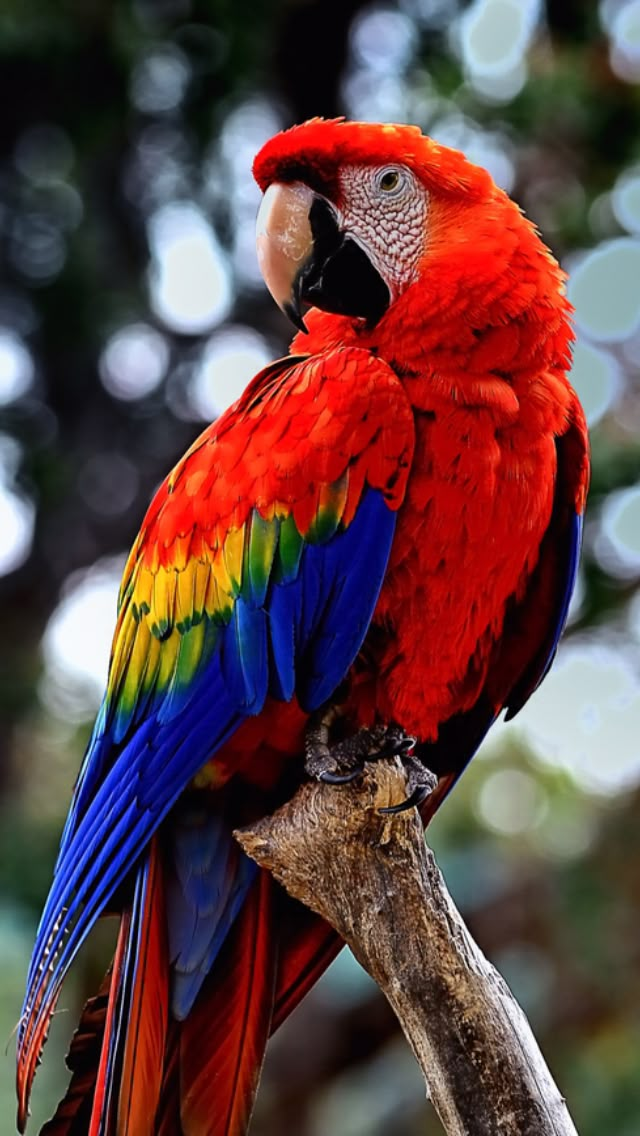
#> input picture parrot.jpeg, 640 x 1136 px
$ jupyter execute lab3.ipynb
#> lines starting #> are read from the running program, lines starting #| are printed output that depends on the picture
[cell 1]
import cv2
import matplotlib.pyplot as plt
import numpy as np

img=cv2.imread("parrot.jpeg")
#> img is the input picture: shape (1136, 640, 3); mean B, G, R 65.7, 65.4, 97.1
img=cv2.cvtColor(img,cv2.COLOR_BGR2RGB)

def resize(img,width,height):
#> called with width = 200, height = 200
    src_h,src_w=img.shape[:2]
#> src_h = 1136; src_w = 640
    dst=np.zeros((height,width,3),dtype=np.uint8)
    for i in range(height):
        for j in range(width):
            x=int(j*src_w/width)
            y=int(i*src_h/height)
            dst[i,j]=img[y,x]
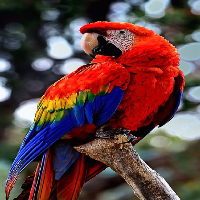
#> dst: shape (200, 200, 3); mean R, G, B 96.9, 65.2, 65.6
    return dst

def rotate_90(img):
    h,w=img.shape[:2]
#> h = 1136; w = 640
    rotate=np.zeros((w,h,3),dtype=np.uint8)
    for i in range(h):
        for j in range(w):
            rotate[j,h-1-i]=img[i,j]
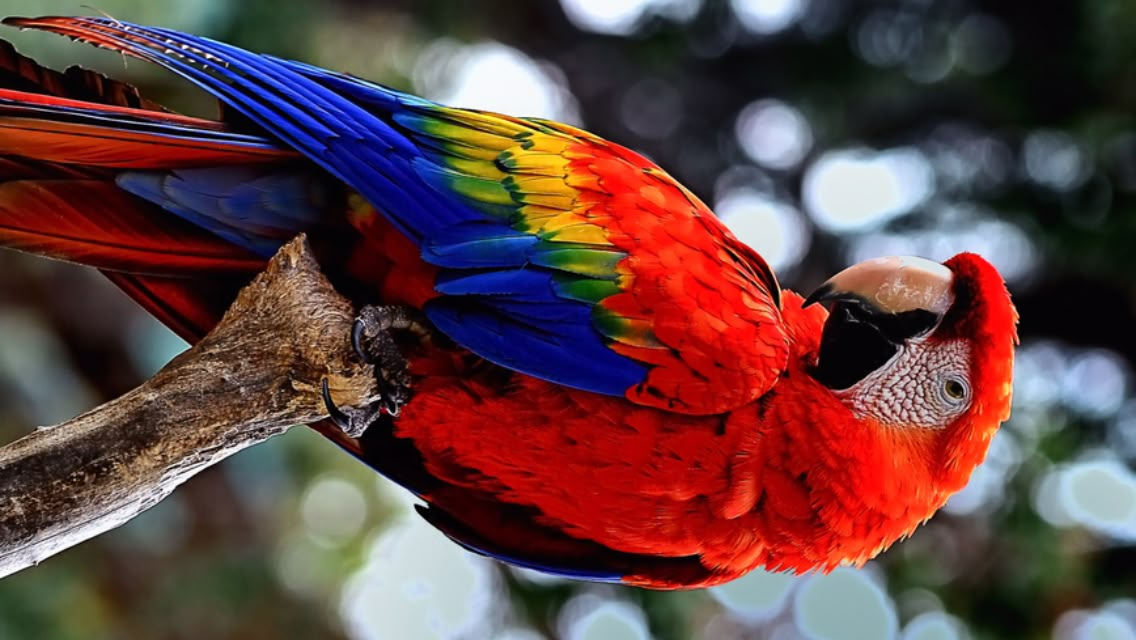
#> rotate: shape (640, 1136, 3); mean R, G, B 97.1, 65.4, 65.7
    return rotate

def rotate_90_cc(img):
    h,w=img.shape[:2]
#> h = 1136; w = 640
    rotate=np.zeros((w,h,3),dtype=np.uint8)
    for i in range(h):
        for j in range(w):
            rotate[w-1-j,i]=img[i,j]
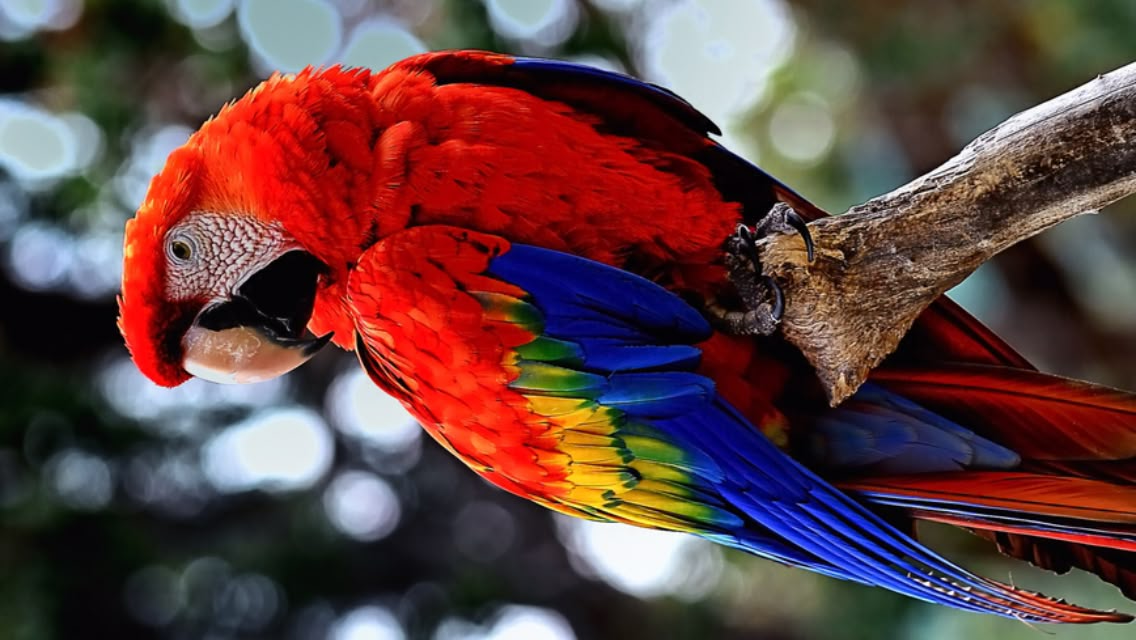
#> rotate: shape (640, 1136, 3); mean R, G, B 97.1, 65.4, 65.7
    return rotate

def rotate_180(img):
    h,w=img.shape[:2]
#> h = 1136; w = 640
    rotate=np.zeros((h,w,3),dtype=np.uint8)
    for i in range(h):
        for j in range(w):
            rotate[h-1-i,w-1-j]=img[i,j]
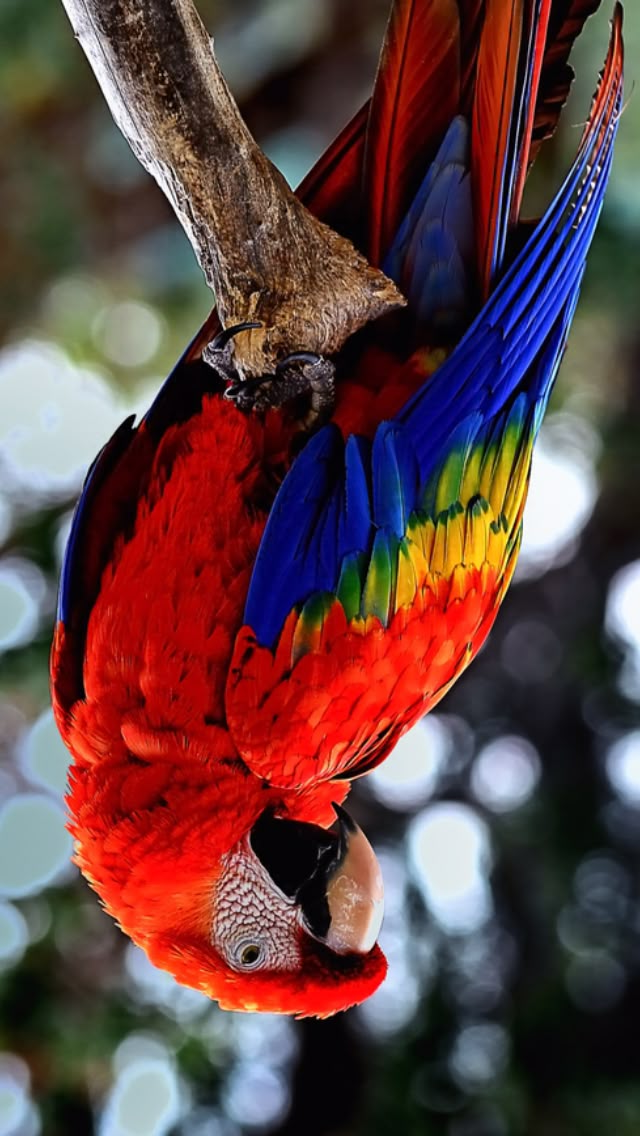
#> rotate: shape (1136, 640, 3); mean R, G, B 97.1, 65.4, 65.7
    return rotate

def hori_flip(img):
    h,w=img.shape[:2]
#> h = 1136; w = 640
    flip=np.zeros_like(img)
    for i in range(h):
        for j in range(w):
            flip[i,w-1-j]=img[i,j]
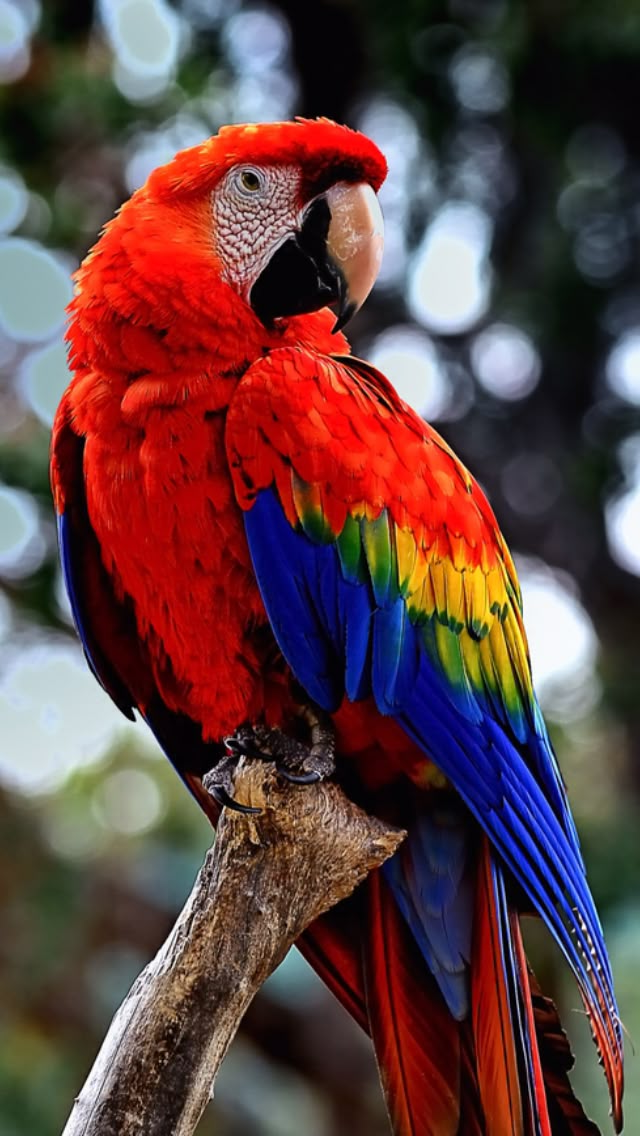
#> flip: shape (1136, 640, 3); mean R, G, B 97.1, 65.4, 65.7
    return flip

def vert_flip(img):
    h,w=img.shape[:2]
#> h = 1136; w = 640
    flip=np.zeros_like(img)
    for i in range(h):
        for j in range(w):
            flip[h-1-i,j]=img[i,j]
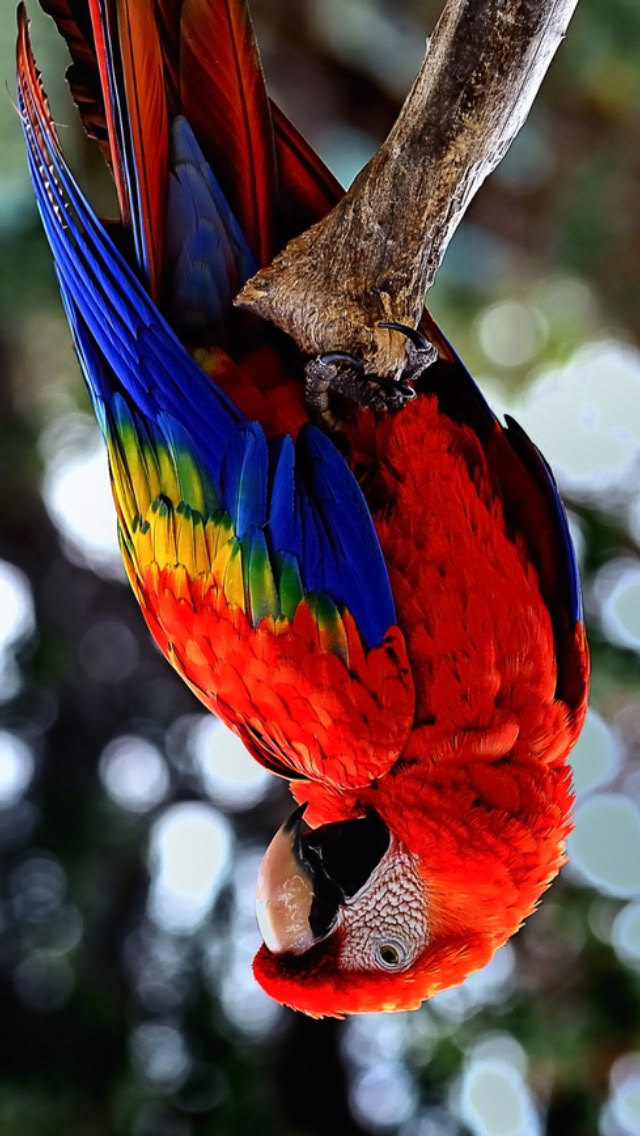
#> flip: shape (1136, 640, 3); mean R, G, B 97.1, 65.4, 65.7
    return flip

resize=resize(img,200,200)
rotate_90=rotate_90(img)
rotate_90_cc=rotate_90_cc(img)
rotate_180=rotate_180(img)
hori_flip=hori_flip(img)
vert_flip=vert_flip(img)

plt.figure(figsize=(12,6))

plt.subplot(331)
plt.imshow(img)
plt.title("Original Image")
plt.axis('off')

plt.subplot(332)
plt.imshow(resize)
plt.title("Original Image")
plt.axis('off')

plt.subplot(333)
plt.imshow(rotate_90)
plt.title("Original Image")
plt.axis('off')

plt.subplot(334)
plt.imshow(rotate_90_cc)
plt.title("Original Image")
plt.axis('off')

plt.subplot(335)
plt.imshow(rotate_180)
plt.title("Original Image")
plt.axis('off')

plt.subplot(336)
plt.imshow(hori_flip)
plt.title("Original Image")
plt.axis('off')

plt.subplot(337)
plt.imshow(vert_flip)
plt.title("Original Image")
plt.axis('off')

plt.tight_layout()
plt.show()

[cell 2]
crop = img[50:500, 50:500]
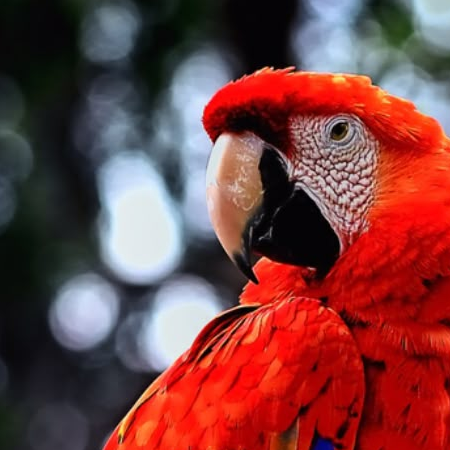
#> crop: shape (450, 450, 3); mean R, G, B 120.2, 63.8, 63.9
plt.imshow(crop)

[cell 3]
h,w=img.shape[:2]
#> h = 1136; w = 640

angle = int(input("Enter angle: "))
#> the answer given: 3
M = cv2.getRotationMatrix2D((w//2, h//2), angle, 1)
rot = cv2.warpAffine(img, M, (w, h))
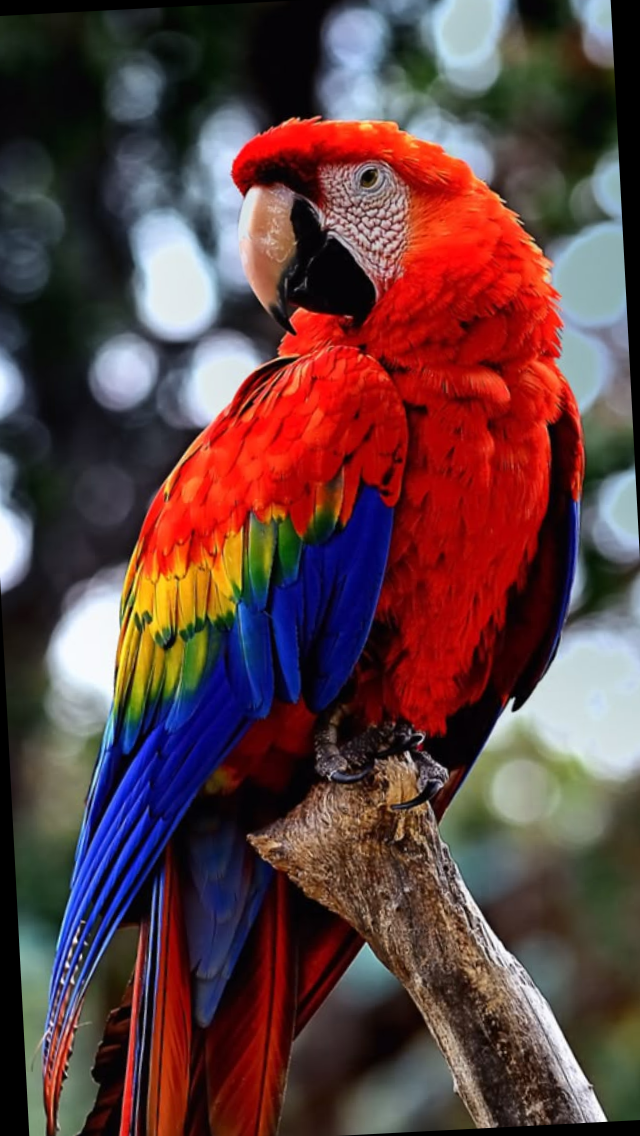
#> rot: shape (1136, 640, 3); mean R, G, B 95, 63.2, 63.8

plt.imshow(rot)

[cell 4]
print(img.shape)
#| (1136, 640, 3)
